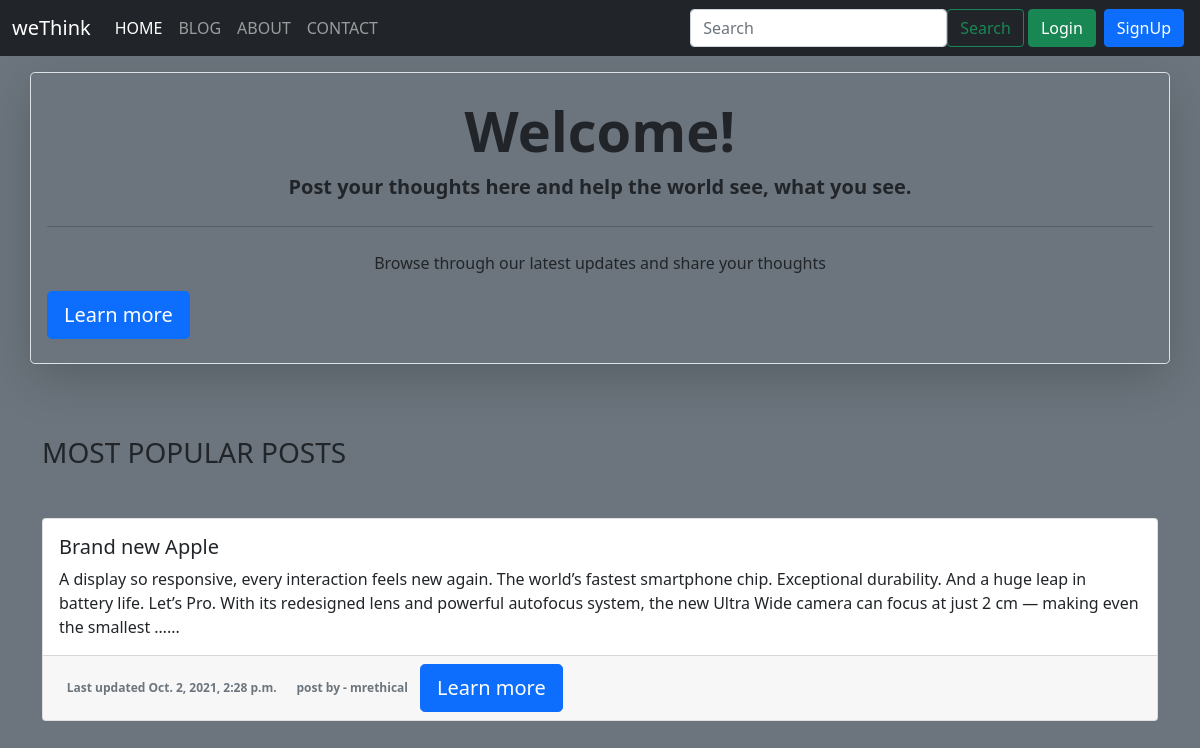
The page / on the database its author committed.
### blog/models.py (models this page shows, shortened)
class Post(models.Model):
    sno = models.AutoField(primary_key=True)
    title = models.CharField(max_length=255)
    author = models.ForeignKey(settings.AUTH_USER_MODEL, default=1, on_delete=models.CASCADE)
    desc = models.TextField(max_length=500, blank=True, null=True)
    content = RichTextUploadingField(config_name="default", blank=True, null=True)
    timeStamp = models.DateTimeField(auto_now_add=True, blank=True)
    views = models.IntegerField(default=0)
    slug = models.CharField(max_length=150, null=True, blank=True)

### home/views.py (the view)
# urls.py: path('', views.home, name='home'),
def home(request):
    allposts = Post.objects.all()
    n = len(allposts)
    nSlides = n//4 + ceil ((n/4) - (n//4))
    context = {'no_of_slides':nSlides,'range':range(1,nSlides), 'allposts':allposts}
    return render(request, 'home/home.html', context)

### templates/home/home.html (shortened to what this page needs)
{% extends 'base.html' %}
{% block homeactive %}active{% endblock homeactive %}
{% block body %}
{% load humanize %}
{% load extras %}
<div class="container border shadow-lg p-3 mb-5 rounded-3 my-3">
    <div class="jumbotron my-2">
        <h1 class="display-4 text-center fw-bolder">Welcome!</h1>
        <p class="lead text-center fw-bold">Post your thoughts here and help the world see, what you see.</p>
        <hr class="my-4">
        <p class="text-center">Browse through our latest updates and share your thoughts </p>
        <a class="btn btn-primary btn-lg" href="/blog" role="button">Learn more</a>
    </div>
</div>
<section class="pt-4 pb-4">
    <div class="container">
        <div class="col-6">
            <h3 class="mb-3">MOST POPULAR POSTS</h3>
        </div>
    </div>
    <div class="container"">
        {% for post in allposts %}
        <div class="my-5">
            <div class="col">
                <div class="card h-100">
                    <div class="card-body">
                        <h5 class="card-title">{{post.title}}</h5>
                        <p class="card-text">{{post.desc| truncatechars:300 }}...</p>
                    </div>
                    <div class="card-footer">
                        <small class="text-muted badge bg-error text-wrap">Last updated {{post.timeStamp}}</small>
                        <small class="text-muted badge text-wrap ">post by - {{post.author}}</small>
                        <a class="btn btn-primary btn-lg" href="/blog/{{post.slug}}" role="button">Learn more</a>
                    </div>
                </div>
            </div>
        </div>
        {% endfor %}
    </div>
</section>
{% endblock body %}

### rows shown on the page
Post: title "Brand new Apple", desc "A display so responsive, every interaction feels new again. The world’s fastest smartphone chip. Exceptional durability. And a huge leap in battery life. Let’s Pro. With its redesigned lens and powerful autofocus system, the new Ultra Wide camera can focus at just 2 cm — making even the smallest …", timeStamp "Oct. 2, 2021, 2:28 p.m.", author "mrethical"
